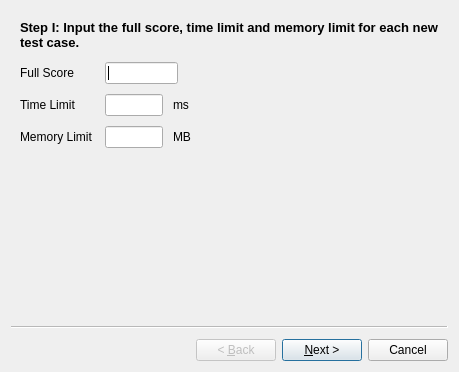
<?xml version="1.0" encoding="UTF-8"?>
<ui version="4.0">
 <class>AddTestCasesWizard</class>
 <widget class="QWizard" name="AddTestCasesWizard">
  <property name="geometry">
   <rect>
    <x>0</x>
    <y>0</y>
    <width>459</width>
    <height>372</height>
   </rect>
  </property>
  <property name="minimumSize">
   <size>
    <width>459</width>
    <height>372</height>
   </size>
  </property>
  <property name="windowTitle">
   <string>Add Test Cases</string>
  </property>
  <property name="styleSheet">
   <string notr="true">font-size:9pt;</string>
  </property>
  <widget class="QWizardPage" name="wizardPage1">
   <layout class="QVBoxLayout" name="verticalLayout">
    <property name="spacing">
     <number>12</number>
    </property>
    <item>
     <widget class="QLabel" name="stepOneLabel">
      <property name="styleSheet">
       <string notr="true">font-size:10pt;font-weight:bold;</string>
      </property>
      <property name="text">
       <string>Step I: Input the full score, time limit and memory limit for each new test case.</string>
      </property>
      <property name="wordWrap">
       <bool>true</bool>
      </property>
     </widget>
    </item>
    <item>
     <layout class="QGridLayout" name="gridLayout">
      <property name="horizontalSpacing">
       <number>12</number>
      </property>
      <property name="verticalSpacing">
       <number>10</number>
      </property>
      <item row="0" column="0">
       <widget class="QLabel" name="fullScoreLabel">
        <property name="styleSheet">
         <string notr="true">font-size:9pt;</string>
        </property>
        <property name="text">
         <string>Full Score</string>
        </property>
       </widget>
      </item>
      <item row="0" column="1">
       <layout class="QHBoxLayout" name="horizontalLayout_3">
        <item>
         <widget class="QLineEdit" name="fullScore">
          <property name="minimumSize">
           <size>
            <width>73</width>
            <height>22</height>
           </size>
          </property>
          <property name="maximumSize">
           <size>
            <width>73</width>
            <height>22</height>
           </size>
          </property>
          <property name="styleSheet">
           <string notr="true">font-size:9pt;</string>
          </property>
         </widget>
        </item>
        <item>
         <spacer name="horizontalSpacer">
          <property name="orientation">
           <enum>Qt::Horizontal</enum>
          </property>
          <property name="sizeHint" stdset="0">
           <size>
            <width>40</width>
            <height>20</height>
           </size>
          </property>
         </spacer>
        </item>
       </layout>
      </item>
      <item row="1" column="0">
       <widget class="QLabel" name="timeLimitLabel">
        <property name="styleSheet">
         <string notr="true">font-size:9pt;</string>
        </property>
        <property name="text">
         <string>Time Limit</string>
        </property>
       </widget>
      </item>
      <item row="1" column="1">
       <layout class="QHBoxLayout" name="horizontalLayout_2">
        <property name="spacing">
         <number>10</number>
        </property>
        <item>
         <widget class="QLineEdit" name="timeLimit">
          <property name="minimumSize">
           <size>
            <width>58</width>
            <height>22</height>
           </size>
          </property>
          <property name="maximumSize">
           <size>
            <width>58</width>
            <height>22</height>
           </size>
          </property>
          <property name="styleSheet">
           <string notr="true">font-size:9pt;</string>
          </property>
         </widget>
        </item>
        <item>
         <widget class="QLabel" name="msLabel">
          <property name="styleSheet">
           <string notr="true">font-size:9pt;</string>
          </property>
          <property name="text">
           <string>ms</string>
          </property>
         </widget>
        </item>
        <item>
         <spacer name="horizontalSpacer_2">
          <property name="orientation">
           <enum>Qt::Horizontal</enum>
          </property>
          <property name="sizeHint" stdset="0">
           <size>
            <width>40</width>
            <height>20</height>
           </size>
          </property>
         </spacer>
        </item>
       </layout>
      </item>
      <item row="2" column="0">
       <widget class="QLabel" name="memoryLimitLabel">
        <property name="styleSheet">
         <string notr="true">font-size:9pt;</string>
        </property>
        <property name="text">
         <string>Memory Limit</string>
        </property>
       </widget>
      </item>
      <item row="2" column="1">
       <layout class="QHBoxLayout" name="horizontalLayout">
        <property name="spacing">
         <number>10</number>
        </property>
        <item>
         <widget class="QLineEdit" name="memoryLimit">
          <property name="minimumSize">
           <size>
            <width>58</width>
            <height>22</height>
           </size>
          </property>
          <property name="maximumSize">
           <size>
            <width>58</width>
            <height>22</height>
           </size>
          </property>
          <property name="styleSheet">
           <string notr="true">font-size:9pt;</string>
          </property>
         </widget>
        </item>
        <item>
         <widget class="QLabel" name="mbLabel">
          <property name="styleSheet">
           <string notr="true">font-size:9pt;</string>
          </property>
          <property name="text">
           <string>MB</string>
          </property>
         </widget>
        </item>
        <item>
         <spacer name="horizontalSpacer_3">
          <property name="orientation">
           <enum>Qt::Horizontal</enum>
          </property>
          <property name="sizeHint" stdset="0">
           <size>
            <width>40</width>
            <height>20</height>
           </size>
          </property>
         </spacer>
        </item>
       </layout>
      </item>
     </layout>
    </item>
    <item>
     <spacer name="verticalSpacer">
      <property name="orientation">
       <enum>Qt::Vertical</enum>
      </property>
      <property name="sizeHint" stdset="0">
       <size>
        <width>20</width>
        <height>141</height>
       </size>
      </property>
     </spacer>
    </item>
   </layout>
  </widget>
  <widget class="QWizardPage" name="wizardPage2">
   <layout class="QVBoxLayout" name="verticalLayout_3">
    <property name="spacing">
     <number>10</number>
    </property>
    <item>
     <widget class="QLabel" name="stepTwoLabel">
      <property name="styleSheet">
       <string notr="true">font-size:10pt;font-weight:bold;</string>
      </property>
      <property name="text">
       <string>Step II: Input patterns for input files and output files. You can use argument &lt;1&gt;, &lt;2&gt;, etc. to represent a regular expression. Input and output files will in the same test case when their matched parts of checked expressions are identical.</string>
      </property>
      <property name="wordWrap">
       <bool>true</bool>
      </property>
     </widget>
    </item>
    <item>
     <layout class="QGridLayout" name="gridLayout_2">
      <property name="horizontalSpacing">
       <number>12</number>
      </property>
      <property name="verticalSpacing">
       <number>9</number>
      </property>
      <item row="0" column="0">
       <widget class="QLabel" name="inputFilesPatternLabel">
        <property name="styleSheet">
         <string notr="true">font-size:9pt;</string>
        </property>
        <property name="text">
         <string>Input Files Pattern</string>
        </property>
       </widget>
      </item>
      <item row="0" column="1">
       <widget class="QLineEdit" name="inputFilesPattern">
        <property name="styleSheet">
         <string notr="true">font-size:9pt;</string>
        </property>
       </widget>
      </item>
      <item row="1" column="0">
       <widget class="QLabel" name="outputFilesPatternLabel">
        <property name="styleSheet">
         <string notr="true">font-size:9pt;</string>
        </property>
        <property name="text">
         <string>Output Files Pattern</string>
        </property>
       </widget>
      </item>
      <item row="1" column="1">
       <widget class="QLineEdit" name="outputFilesPattern">
        <property name="styleSheet">
         <string notr="true">font-size:9pt;</string>
        </property>
       </widget>
      </item>
     </layout>
    </item>
    <item>
     <layout class="QHBoxLayout" name="horizontalLayout_4">
      <property name="spacing">
       <number>10</number>
      </property>
      <item>
       <widget class="QTableWidget" name="argumentList">
        <property name="styleSheet">
         <string notr="true">font-size: 9pt;</string>
        </property>
        <property name="selectionMode">
         <enum>QAbstractItemView::SingleSelection</enum>
        </property>
        <attribute name="horizontalHeaderHighlightSections">
         <bool>false</bool>
        </attribute>
        <attribute name="horizontalHeaderMinimumSectionSize">
         <number>70</number>
        </attribute>
        <attribute name="horizontalHeaderStretchLastSection">
         <bool>true</bool>
        </attribute>
        <attribute name="verticalHeaderVisible">
         <bool>false</bool>
        </attribute>
        <attribute name="verticalHeaderDefaultSectionSize">
         <number>25</number>
        </attribute>
        <attribute name="verticalHeaderMinimumSectionSize">
         <number>25</number>
        </attribute>
        <column>
         <property name="text">
          <string>Argument</string>
         </property>
         <property name="font">
          <font>
           <pointsize>9</pointsize>
          </font>
         </property>
        </column>
        <column>
         <property name="text">
          <string>Regular Expression</string>
         </property>
         <property name="font">
          <font>
           <pointsize>9</pointsize>
          </font>
         </property>
        </column>
       </widget>
      </item>
      <item>
       <layout class="QVBoxLayout" name="verticalLayout_2">
        <item>
         <spacer name="verticalSpacer_2">
          <property name="orientation">
           <enum>Qt::Vertical</enum>
          </property>
          <property name="sizeHint" stdset="0">
           <size>
            <width>20</width>
            <height>40</height>
           </size>
          </property>
         </spacer>
        </item>
        <item>
         <widget class="QToolButton" name="addArgumentButton">
          <property name="minimumSize">
           <size>
            <width>27</width>
            <height>27</height>
           </size>
          </property>
          <property name="maximumSize">
           <size>
            <width>27</width>
            <height>27</height>
           </size>
          </property>
          <property name="text">
           <string/>
          </property>
          <property name="icon">
           <iconset resource="resource.qrc">
            <normaloff>:/icon/add.png</normaloff>:/icon/add.png</iconset>
          </property>
         </widget>
        </item>
        <item>
         <widget class="QToolButton" name="deleteArgumentButton">
          <property name="minimumSize">
           <size>
            <width>27</width>
            <height>27</height>
           </size>
          </property>
          <property name="maximumSize">
           <size>
            <width>27</width>
            <height>27</height>
           </size>
          </property>
          <property name="text">
           <string/>
          </property>
          <property name="icon">
           <iconset resource="resource.qrc">
            <normaloff>:/icon/rod.png</normaloff>:/icon/rod.png</iconset>
          </property>
         </widget>
        </item>
        <item>
         <spacer name="verticalSpacer_3">
          <property name="orientation">
           <enum>Qt::Vertical</enum>
          </property>
          <property name="sizeHint" stdset="0">
           <size>
            <width>20</width>
            <height>40</height>
           </size>
          </property>
         </spacer>
        </item>
       </layout>
      </item>
     </layout>
    </item>
   </layout>
  </widget>
  <widget class="QWizardPage" name="wizardPage3">
   <layout class="QVBoxLayout" name="verticalLayout_4">
    <property name="spacing">
     <number>10</number>
    </property>
    <item>
     <widget class="QLabel" name="stepThreeLabel">
      <property name="styleSheet">
       <string notr="true">font-size:10pt;font-weight:bold;</string>
      </property>
      <property name="text">
       <string>Step III: Preview the result and finish the wizard.</string>
      </property>
      <property name="wordWrap">
       <bool>true</bool>
      </property>
     </widget>
    </item>
    <item>
     <widget class="QTreeWidget" name="testCasesViewer">
      <property name="columnCount">
       <number>2</number>
      </property>
      <attribute name="headerVisible">
       <bool>false</bool>
      </attribute>
      <column>
       <property name="text">
        <string notr="true">1</string>
       </property>
      </column>
      <column>
       <property name="text">
        <string notr="true">2</string>
       </property>
      </column>
     </widget>
    </item>
   </layout>
  </widget>
 </widget>
 <resources>
  <include location="resource.qrc"/>
 </resources>
 <connections/>
</ui>
